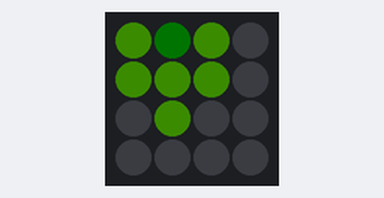
This program was run on a simulated Raspberry Pi Pico running MicroPython. Shown: 4×4 RGB LED matrix (first LED top left, wired row by row). Dim RGB values are drawn brighter than linear; random numbers come from a fixed seed; what the program prints to the serial console is not drawn.

Above: at 1.14 s.
At 10.15 s:
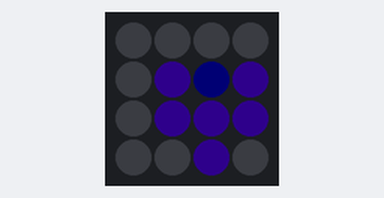
At 19.17 s:
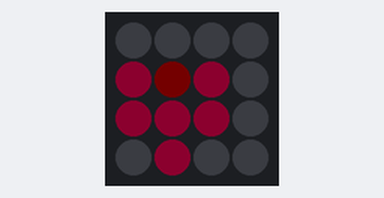
At 23.16 s:
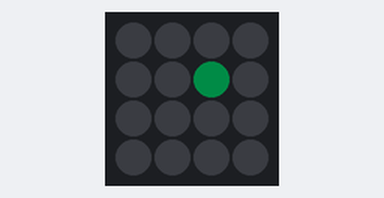
At 23.67 s:
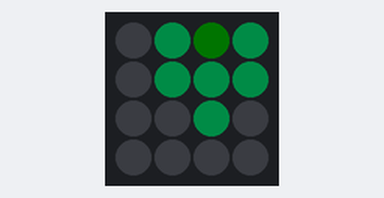
At 37.19 s:
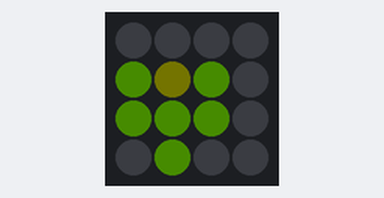

The program:

main.py
```python
"""
================================================================================
DEMO #6: THE BEATING HEART (Version 6.1 - Hardware Anti-Aliasing)
================================================================================
THE UPGRADE:
To make the 4x4 heart look organic and not blocky (or like a Galaga space
invader), we implemented Hardware Anti-Aliasing.

The 'blueprints' now store a third value: Per-Pixel Intensity (0.0 to 1.0).

In the FULL_HEART blueprint, we added coordinate (1, 0). That is the gap
between the two humps. We assigned it an intensity of 0.15 (15%). By making
that single pixel much dimmer, we visually "smooth" the edge of the humps,
selling the illusion of a curved heart much better on a tiny resolution.
================================================================================
"""

import machine
import neopixel
import time
import random

# --- Hardware Configuration ---
PIN = 25
WIDTH = 4
HEIGHT = 4
PIXELS = WIDTH * HEIGHT
LED_ORDER = 3
GLOBAL_BRIGHTNESS = 0.05

np = neopixel.NeoPixel(machine.Pin(PIN), PIXELS, bpp=LED_ORDER)

def hsv_to_rgb(h, s, v):
    """Converts a Hue (0.0 to 1.0) into standard RGB."""
    # The 'v' parameter (Value/Brightness) MUST remain between 0.0 and 1.0
    if s == 0.0: return (int(v * 255), int(v * 255), int(v * 255))
    i = int(h * 6.0)
    f = (h * 6.0) - i
    p = v * (1.0 - s)
    q = v * (1.0 - s * f)
    t = v * (1.0 - s * (1.0 - f))
    i %= 6
    if i == 0: r, g, b = v, t, p
    elif i == 1: r, g, b = q, v, p
    elif i == 2: r, g, b = p, v, t
    elif i == 3: r, g, b = p, q, v
    elif i == 4: r, g, b = t, p, v
    else: r, g, b = v, p, q
    return (int(r * 255), int(g * 255), int(b * 255))

# --- The NEW Heart Blueprints with Anti-Aliasing Map ---
# Format: (X_Offset, Y_Offset, Per-Pixel_Intensity [0.0 - 1.0])

# Just the core dot
DOT = [(1, 1, 1.0)]

# The growing cross shape
SMALL_HEART = [(1, 1, 1.0), (0, 1, 1.0), (2, 1, 1.0), (1, 2, 1.0)]

# The final, anti-aliased shape
FULL_HEART = [
    # --- Main Core Body (Max Brightness) ---
    (1, 1, 1.0), (0, 1, 1.0), (2, 1, 1.0), (1, 2, 1.0),
    (0, 0, 1.0), (2, 0, 1.0), # Top-Left Hump & Top-Right Hump

    # --- THE ANTI-ALIASING PIXELS ---
    # User requested gap between top humps, set at 15% intensity.
    # This visually "rounds" the sharp corner.
    (1, 0, 0.15)
]

def clear_screen():
    """Wipes the matrix clean."""
    for i in range(PIXELS):
        np[i] = (0, 0, 0)
    np.write()

def draw_shape(offset_x, offset_y, shape, hue, animation_intensity):
    """Draws a blueprint, combining global brightness, pulse, and pixel mapping."""
    # animation_intensity comes from the fading loops (0.0 to 1.0)

    # We don't wipe the screen here. The loops handle clearing to prevent
    # accidental sub-frame flicker.

    # Format of 'shape' is now (dx, dy, pixel_intensity_mod)
    for dx, dy, pixel_intensity_mod in shape:
        x = offset_x + dx
        y = offset_y + dy

        # Verify physical hardware bounds
        if 0 <= x < WIDTH and 0 <= y < HEIGHT:
            idx = y * WIDTH + x

            # THE BRIGHTNESS COMPOSITOR:
            # We multiply 3 separate factors to find the final luminosity:
            # 1. Hardware Safeguard (0.05)
            # 2. Animation Cycle (the Pulse/Fade value)
            # 3. Per-Pixel Blueprint Map (the Anti-Aliasing mod)

            final_intensity = GLOBAL_BRIGHTNESS * animation_intensity * pixel_intensity_mod

            # Map the combined intensity value (0.0 - 1.0) to RGB
            rgb = hsv_to_rgb(hue, 1.0, final_intensity)

            # Physical hardware write
            np[idx] = rgb

    np.write()

def run_heart_animation():
    print("HAL 9000: Heart Sequence 2.1 (Anti-Aliasing) Initialized for Alexia.")
    try:
        while True:
            # 1. Pick a random corner (0 or 1) and a random rainbow color
            ox = random.randint(0, 1)
            oy = random.randint(0, 1)
            hue = random.random()

            # 2. THE SPARK: Flicker the center dot
            for _ in range(4):
                draw_shape(ox, oy, DOT, hue, random.uniform(0.2, 1.0))
                time.sleep(0.08)
                clear_screen()
                time.sleep(0.05)

            # 3. THE BLOOM: Grow the shape smoothly
            draw_shape(ox, oy, DOT, hue, 1.0)
            time.sleep(0.2)
            clear_screen() # Clear before adding the new layer
            draw_shape(ox, oy, SMALL_HEART, hue, 1.0)
            time.sleep(0.2)
            clear_screen()
            draw_shape(ox, oy, FULL_HEART, hue, 1.0) # Now draws the AA pixels
            time.sleep(0.4)

            # 4. THE PULSE: Beat 3 times
            for _ in range(3):
                # Exhale (Fade down to 20%)
                for i in range(10, 1, -1):
                    # We must clear the screen inside the pulse loop to ensure
                    # the dim anti-alias pixels don't get "stuck" bright.
                    clear_screen()
                    draw_shape(ox, oy, FULL_HEART, hue, i / 10.0)
                    time.sleep(0.015)
                # Inhale (Fade up to 100%)
                for i in range(2, 11):
                    clear_screen()
                    draw_shape(ox, oy, FULL_HEART, hue, i / 10.0)
                    time.sleep(0.015)

                time.sleep(0.18) # Brief rest between beats

            # 5. THE GHOST: Fade away smoothly into the void
            for i in range(10, -1, -1):
                clear_screen()
                draw_shape(ox, oy, FULL_HEART, hue, i / 10.0)
                time.sleep(0.04)

            # Rest in the dark before starting over
            time.sleep(1.2)

    except KeyboardInterrupt:
        clear_screen()
        print("HAL 9000: Animation Terminated.")

# Ignite the Heart
run_heart_animation()
```
